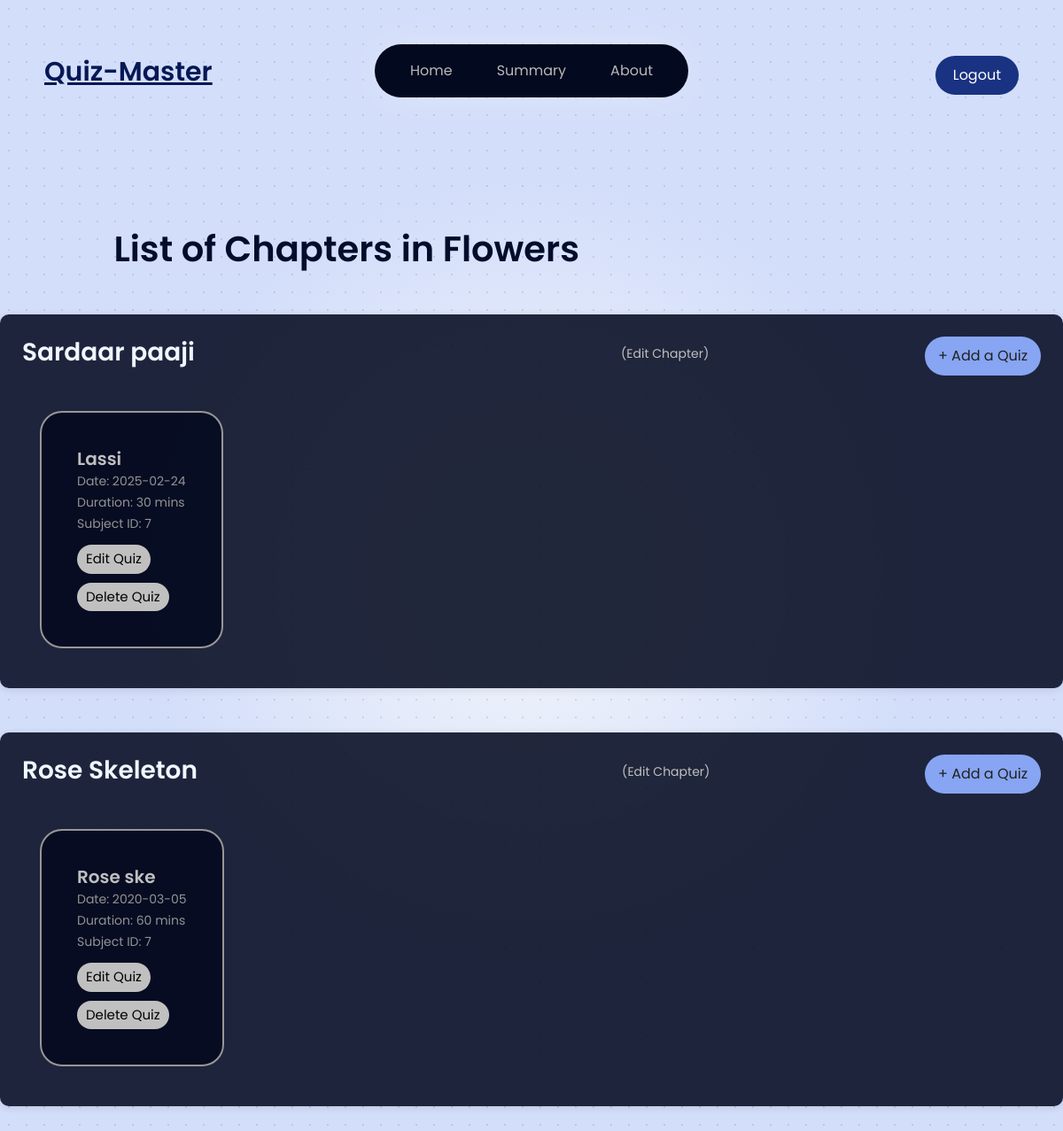
Page /admin/subject/7/chapters_list on the earlier database version.
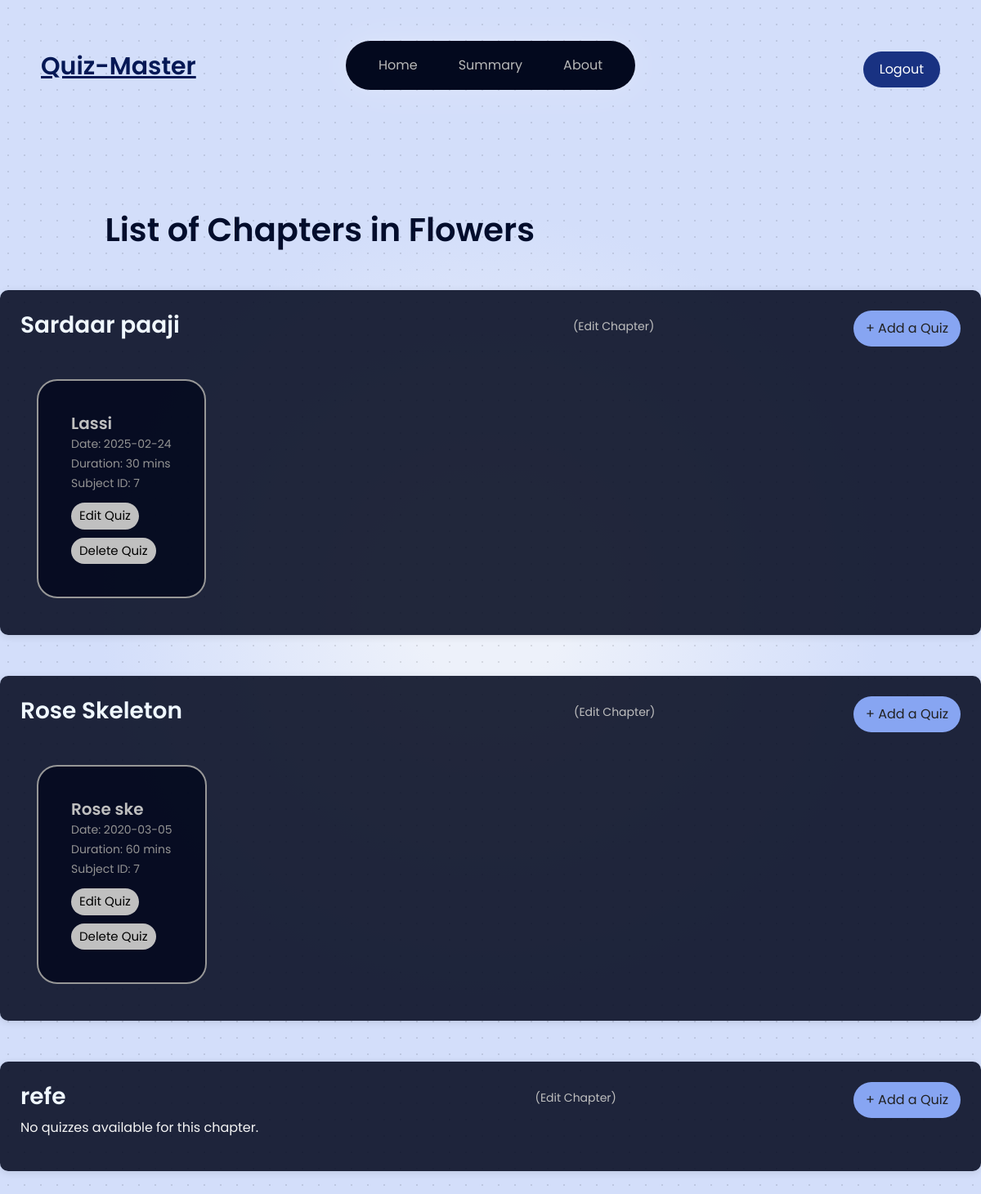
Same page on the later database version.
### models/models.py (models this page shows, shortened)
class Subjects(db.Model):
    __tablename__ = 'subjects'
    id = db.Column(db.Integer, primary_key=True)
    name = db.Column(db.String(100), unique=True, nullable=False)
    description = db.Column(db.Text, nullable=True)

class Chapter(db.Model):
    __tablename__ = 'chapters'
    id = db.Column(db.Integer, primary_key=True)
    subject_id = db.Column(db.Integer, db.ForeignKey('subjects.id'), nullable=False)
    name = db.Column(db.String(100), nullable=False)
    description = db.Column(db.Text, nullable=True)

class Quiz(db.Model):
    __tablename__ = 'quizzes'
    id = db.Column(db.Integer, primary_key=True)
    subject_id = db.Column(db.Integer, db.ForeignKey('subjects.id'), nullable=False)
    chapter_id = db.Column(db.Integer, db.ForeignKey('chapters.id'), nullable=False)
    date_of_quiz = db.Column(db.Date, nullable=False)
    time_duration = db.Column(db.Integer, nullable=False)
    remarks = db.Column(db.Text, nullable=True)

### app.py (the view)
@app.route('/admin/subject/<int:subject_id>/chapters_list')
def chapters_list(subject_id):
    subject = Subjects.query.get(subject_id)
    if not subject:
        return "Subject not found", 404  # Handle the case where the subject is not found
    chapters = Chapter.query.filter_by(subject_id=subject_id).all()
    quizzes_with_chapters = []
    for chapter in chapters:
        quizzes = Quiz.query.filter_by(chapter_id = chapter.id).all()
        quizzes_with_chapters.append({
            'chapter': chapter,
            'quiz': quizzes
        })
    print(quizzes_with_chapters)
    return render_template('chapters_list.html', arr_quiz = quizzes_with_chapters, subject = subject )

### templates/chapters_list.html (shortened to what this page needs)
<!DOCTYPE html>
<html lang="en">
<head>
    <link rel="stylesheet" href="{{ url_for('static', filename='styles.css') }}">
</head>
<body class = 'page_look'>
    {%include 'navbar.html'%}
    <div>
        <h1 style="text-align: left;margin-left: 10.7%; margin-top: 0px;color: #020d2c;font-weight: 600; font-family: 'Poppins', sans-serif;">List of Chapters in {{ subject.name }}</h1>
        {% if arr_quiz %}
        <div>
            {% for item in arr_quiz %}
            <div class="chapter-card">
                <div class="chapter-header">
                    <h3 style="font-weight: 600; color: aliceblue;">{{ item.chapter.name }}</h3>
                    <a href="{{ url_for('redirect_edit_chapter', chapter_id = item.chapter.id) }}">
                        <button type="button" style="margin-left: 00px;margin-bottom:7px;color: rgb(191, 191, 191);background: none; border: none;font-size: 14px;">
                            (Edit Chapter)
                        </button>
                    </a>
                    <a href="{{ url_for('create_quiz', subject_id=subject.id, chapter_id = item.chapter.id) }}">
                        <button type="button" class="add-quiz-btn">
                            + Add a Quiz
                        </button>
                    </a>
                </div>
                {% if item.quiz %}
                <div>
                    <div class="quiz-container">
                        {% for quiz in item.quiz %}
                        <div class="quiz-card">
                            <a href="{{ url_for('quiz_questions', quiz_id = quiz.id) }}" class="card-link">
                            <h5 style="font-weight: 550;">{{ quiz.remarks }}</h5>
                            <p>Date: {{ quiz.date_of_quiz }}</p>
                            <p>Duration: {{ quiz.time_duration }} mins</p>
                            <p>Subject ID: {{ quiz.subject_id }}</p>
                            </a>
                            <a href="{{ url_for('redirect_edit_quiz', subject_id=subject.id, chapter_id=item.chapter.id, quiz_id=quiz.id) }}">
                                <button type="button" style="background-color: #c0c0c0; margin-top: 10px; color: rgb(0, 0, 0); border: none; font-size: 15px; padding: 5px 10px; border-radius: 35px; cursor: pointer;">
                                    Edit Quiz
                                </button>
                            </a>
                            <form action="{{ url_for('delete_quiz', subject_id=subject.id, chapter_id=item.chapter.id, quiz_id=quiz.id) }}" method="POST" >
                                <button type="submit" style="background-color: #c0c0c0;margin-top: 10px; color: rgb(0, 0, 0);border: none; font-size: 15px; padding: 5px 10px; border-radius: 35px; cursor: pointer;">
                                    Delete Quiz
                                </button>
                            </form>
                        </div>
                        {% endfor %}
                    </div>
                </div>
                {% else %}
                <p style="color: whitesmoke; font-family: 'Poppins', sans-serif;">No quizzes available for this chapter.</p>
                {% endif %}
            </div>
            {% endfor %}
        </div>
        {% else %}
        <p style="color: #37497d; text-align: center; margin-top: 30px; font-family: 'Poppins', sans-serif;">No chapters available.</p>
        {% endif %}
    </div>
</body>
</html>

### templates/navbar.html (shortened to what this page needs)
<!DOCTYPE html>
<html lang="en">
<head>
  <link href="https://cdn.jsdelivr.net/npm/bootstrap@5.3.0/dist/css/bootstrap.min.css" rel="stylesheet">
</head>
<body>
  <div style="display: flex; align-items: center; justify-content: space-between; padding: 10px 50px; margin-top: 20px;">
    <h3 class="logo" style="margin-top:33px; margin-left:0px;">Quiz-Master</h3>
    <nav class="navbar" style="background-color: #03091e; padding: 10px 20px; border-radius: 35px; display: flex; align-items: center;">
      <div class="nav-links" style="display: flex; gap: 10px;">
        <a href="{{ url_for('admin_dashboard') }}" class="nav-item" style="text-decoration: none;">Home</a>
        <a href="{{ url_for('summary') }}" class="nav-item" style="text-decoration: none;">Summary</a>
        <a href="/quizzes" class="nav-item" style="text-decoration: none;">About</a>
      </div>
    </nav>
    <a href="{{ url_for('logout') }}" style="text-decoration: none;">
      <button type="button"
          style="padding: 10px 20px;margin-top: 35%; font-size: 16px; color: white; background-color: #193282; border: none; border-radius: 35px; cursor: pointer;">
          Logout
      </button>
    </a>
  </div>
</body>
<div class="main-content">
</div>

### static/styles.css (style rules this page uses)
.page_look { background: radial-gradient(circle, rgba(0, 0, 0, 0.1) 1px, transparent 1px) 0 0 / 20px 20px, radial-gradient(circle, #edf1fa 10%, #d3defa 50%); font-family: 'Poppins', sans-serif; margin: 0; padding: 0; }
.card-link { text-decoration: none; color: inherit; }
.chapter-card { border: 0px solid #ddd; background-color: rgb(33, 33, 33); border-radius: 10px; padding: 25px; margin: 50px 0; display: flex; flex-direction: column; box-shadow: 0px 2px 10px rgba(0, 0, 0, 0.1) }
.chapter-header { display: flex; justify-content: space-between; align-items: center; }
.quiz-card { margin: 0; border: 2px solid rgb(151, 151, 151); border-radius: 25px; padding: 20px; }
.quiz-container { display: flex; gap: 50px; background-color: rgb(247, 247, 237); padding: 5px, 5px; margin-top: 20px; border: 0px solid rgb(206, 206, 206); border-radius: 25px; padding: 20px; }
.quiz-card p { margin-bottom: 3px; color: #616161; font-size: 14px; }
.card-link { color: black; text-decoration: none; }
.chapter-card { border: 0px solid #ddd; background-color: #03091edd; border-radius: 10px; padding: 25px; margin: 50px 0; display: flex; width: auto; max-width: 1200px; flex-direction: column; margin: 50px auto; box-shadow: 0px 2px 10px rgba(0, 0, 0, 0.1) }
.add-quiz-btn { background-color: #87a5f2; color: rgb(33, 33, 33); border: none; padding: 10px 15px; font-size: 16px; border-radius: 25px; cursor: pointer; transition: background-color 0.3s ease; }
.quiz-card { background-color: #03091ed8; margin: 0; border-radius: 25px; padding: 40px; }
.quiz-container { display: flex; gap: 50px; background-color: rgb(33, 33, 33, 0.0); border-color: black; padding: 5px, 5px; margin-top: 20px; border: 0px solid rgb(206, 206, 206); border-radius: 25px; padding: 20px; }
.quiz-card p { margin-bottom: 3px; color: #939393; font-size: 14px; }
.quiz-card h5 { margin-bottom: 3px; color: #bfbfbf; }

### templates/navbar.html (style rules this page uses)
.navbar { background-color: #03091e; padding: 10px 50px; margin-top: 20px; position: fixed; top: 30px; left: 50%; transform: translateX(-50%); z-index: 1; display: flex; align-items: center; border-radius: 35px; box-shadow: 0 0 50px rgba(255, 255, 255, 0.2), 0 0 5px rgba(255, 255, 255, 0.1), 0 0 20px rgba(255, 255, 255, 0.05); max-width: fit-content; }
.nav-links { display: flex; gap: 10px; }
.nav-item { text-decoration: none; font-size: 16px; color: #b8b8b8; padding: 8px 20px; border-radius: 25px; transition: all 0.3s ease; font-family: 'Poppins', sans-serif; }
.main-content { margin-top: 100px; padding: 20px; }
.logo { margin-left: 25px; margin-top: 4%; color: #051855; font-family: 'Poppins', sans-serif; text-decoration: underline; font-weight: 550; font-size: 30px; }

Differences in the rows shown:
added Chapter: chapter.name "refe"
Other differences:
new list line: "(Edit Chapter) + Add a Quiz No quizzes available for this chapter."
